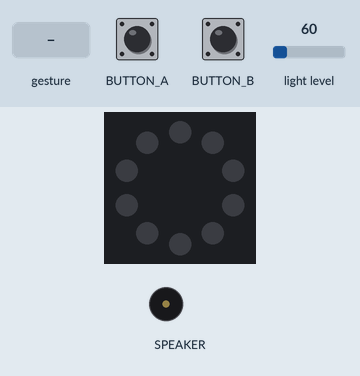
This program was run on a simulated Circuit Playground running CircuitPython. Shown: the board's ring of 10 RGB LEDs (number 0 left of the top, counting anticlockwise), buzzer (waves = sounding). The inputs (shaded band) are chosen by the test bench; at power-on: light level 60. Dim RGB values are drawn brighter than linear; random numbers come from a fixed seed; USB keyboard and mouse output is not drawn.

Above: at 1.2 s.
1.3 s: gesture 'shake'
At 2.8 s:
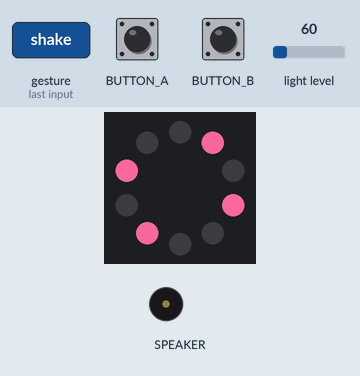
4.3 s: button B pressed for 0.15 s
5.9 s: button B pressed for 1 s
8.4 s: gesture 'tap'
At 10.0 s:
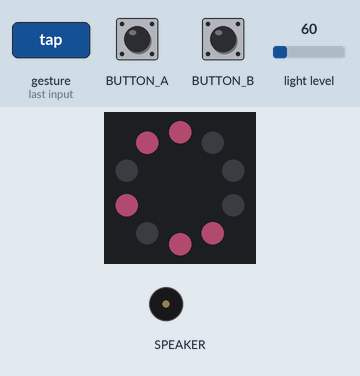
Timing chart, 0 to 11.5 s (numbered marks = the images above; inputs shaded):
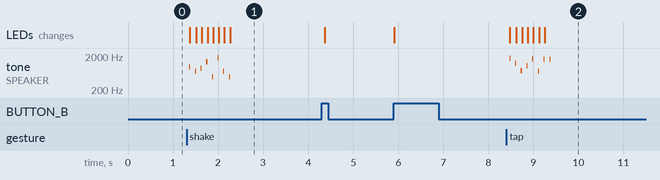

The program:

cpx-dice-typer.py
```python
# Circuit Playground Express D6 Dice - v2.0
#
# Roll them bones.
# Tap the CPX twice or shake to roll the die.
# Left button emulates keyboard and types the otal of rolls.
# Right button adjusts brightness.
#
# Authors: Carter Nelson, Kevin Walters

# MIT License

# Copyright (c) 2018 Carter Nelson, Kevin J. Walters

# Permission is hereby granted, free of charge, to any person obtaining a copy
# of this software and associated documentation files (the "Software"), to deal
# in the Software without restriction, including without limitation the rights
# to use, copy, modify, merge, publish, distribute, sublicense, and/or sell
# copies of the Software, and to permit persons to whom the Software is
# furnished to do so, subject to the following conditions:

# The above copyright notice and this permission notice shall be included in all
# copies or substantial portions of the Software.

# THE SOFTWARE IS PROVIDED "AS IS", WITHOUT WARRANTY OF ANY KIND, EXPRESS OR
# IMPLIED, INCLUDING BUT NOT LIMITED TO THE WARRANTIES OF MERCHANTABILITY,
# FITNESS FOR A PARTICULAR PURPOSE AND NONINFRINGEMENT. IN NO EVENT SHALL THE
# AUTHORS OR COPYRIGHT HOLDERS BE LIABLE FOR ANY CLAIM, DAMAGES OR OTHER
# LIABILITY, WHETHER IN AN ACTION OF CONTRACT, TORT OR OTHERWISE, ARISING FROM,
# OUT OF OR IN CONNECTION WITH THE SOFTWARE OR THE USE OR OTHER DEALINGS IN THE
# SOFTWARE.

import time
import random
from adafruit_circuitplayground.express import cpx

from adafruit_hid.keyboard import Keyboard
from adafruit_hid.keyboard_layout_us import KeyboardLayoutUS

keyboard = Keyboard()
layout = KeyboardLayoutUS(keyboard)

ROLL_THRESHOLD  = 30        # Total acceleration
DICE_COLOR      = (0xEA, 0x62, 0x92)  # Dice digits color
DICE_MAXBRIGHTNESS = 6

# dictionary storing the NeoPixels to set for each face
dice_pixels = {
 1 : (2,),
 2 : (4, 9),
 3 : (0, 4, 7),
 4 : (1, 3, 6, 8),
 5 : (0, 2, 4, 5, 9),
 6 : (0, 2, 4, 5, 7, 9)
}

# Configure double tap detection
cpx.detect_taps = 2

# Seed the random function with light sensor value
# (try commenting this out and see if it matters)
random.seed(cpx.light)

# Initialize the global states
new_roll = False
rolling = False
roll_total = 0
dice_color = DICE_COLOR
# Brightness representation is an integer between 0 and DICE_MAXBRIGHTNESS
dice_brightness = DICE_MAXBRIGHTNESS

# Show the die value on the NeoPixels
# Note: this could be more efficient with explicit use of show()
def show_die(pixels, roll, color):
    pixels.fill(0)
    for p in dice_pixels[roll]:
        cpx.pixels[p] = color

# cpx.pixels.brightness is the usual solution to change
# brightness across all NeoPixels - this solution demonstrates
# some programming techniques
##def adjust_color(color, brightness):
##    if brightness < 0.0 or brightness > 1.0:
##        raise ValueError("brightness must be between 0.0 and 1.0")
##
##    if isinstance(color, tuple):
##        # python list comprehension syntax but for tuples
##        return tuple(int(elem * brightness + 0.5) for elem in color)
##    elif isinstance(color, list):
##        newcolor = []
##        for elem in color:
##            newcolor.append(int(elem * brightness + 0.5))
##        return newcolor
##    elif isinstance(color, int):
##        # pull apart rgb values in int, adjust, then re-assemble
##        r = (color >> 16) & 0xff
##        g = (color >> 8) & 0xFF
##        b = color & 0xfF
##        rgblist = adjust_color([r, g, b])
##        return (rgblist[0] << 16) + (rgblist[1] << 8) + rgblist[2]
##    else:
##        raise ValueError("Unexpected color type: " + type(color))

# Loop forever
while True:
    # If left button pressed and die has been rolled at least once
    # then type the total score and press enter and zero total
    if cpx.button_a and roll_total > 0:
        layout.write(str(roll_total) + '\n')
        roll_total = 0

    # If right button pressed the decrease brightness
    # wrap around at 0 to original maximum value
    if cpx.button_b:
        if dice_brightness == 0:
            dice_brightness = DICE_MAXBRIGHTNESS
        else:
            dice_brightness -= 1
        cpx.pixels.brightness = 1 / (2**(DICE_MAXBRIGHTNESS - dice_brightness))
        ##dice_color = adjust_color(dice_color,
        ##                          1 / (2**(DICE_MAXBRIGHTNESS - dice_brightness)))
        ##show_die(cpx.pixels, roll_number, dice_color)
        # wait for use to take finger off button
        while cpx.button_b:
            pass

    # Check for rolling
    if cpx.shake() or cpx.tapped:
        roll_start_time = time.monotonic()
        new_roll = True
        rolling = True

    # Rolling momentum
    # Keep rolling for a period of time even after shaking stops
    if new_roll:
        if time.monotonic() - roll_start_time > 1:
            rolling = False

    # Display status on NeoPixels
    if rolling:
        # Compute a random number from 1 to 6
        roll_number = random.randrange(1, 6 + 1)
        # Make some noise and show the dice roll number
        cpx.start_tone(random.randrange(400, 2000))
        show_die(cpx.pixels, roll_number, dice_color)
        time.sleep(0.02)
        cpx.stop_tone()
    elif new_roll:
        # Show the dice roll number
        new_roll = False
        show_die(cpx.pixels, roll_number, dice_color)
        roll_total += roll_number
```

Measured:
- after the input at 1.3 s, tone on SPEAKER: plays 980 Hz for 0.02 s, 715 Hz for 0.02 s, 870 Hz for 0.02 s, 1356 Hz for 0.02 s, 484 Hz for 0.02 s, 1763 Hz for 0.02 s … (8 notes in this stretch), starting after 0.06 s; the LEDs: first change after 0.07 s (image 1 shows a later state)
- after the input at 8.4 s, tone on SPEAKER: plays 1708 Hz for 0.02 s, 1244 Hz for 0.02 s, 741 Hz for 0.02 s, 1026 Hz for 0.02 s, 1687 Hz for 0.02 s, 705 Hz for 0.02 s … (8 notes in this stretch), starting after 0.07 s; the LEDs: first change after 0.08 s (image 2 shows a later state)
